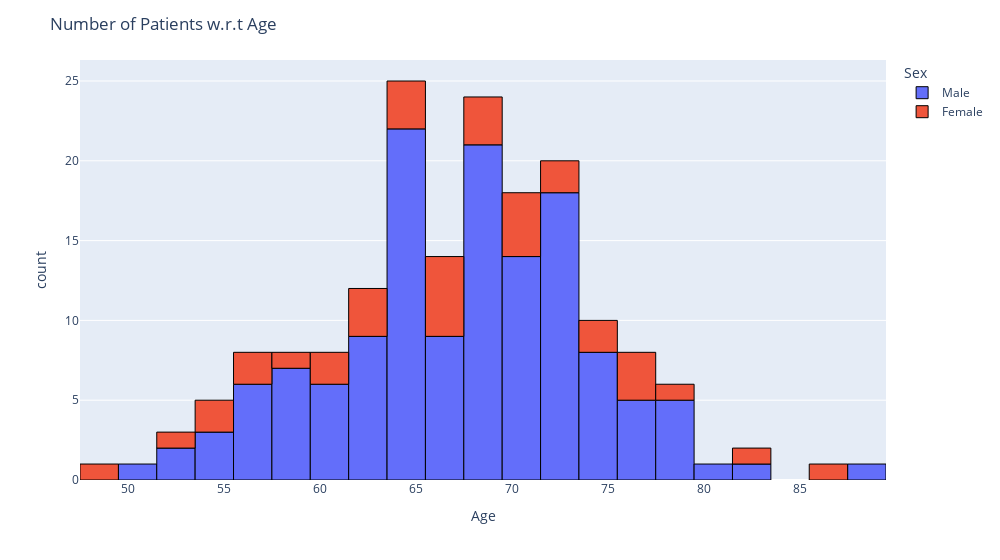

Notebook cell for this chart:
### Code cell
import plotly.express as px

fig=px.histogram(statdf,x='Age',color='Sex')
fig.update_layout(
    title='Number of Patients w.r.t Age',
    width=1000,
)
fig.update_traces(
    marker_line_color='black', marker_line_width=1
)
fig.show()

### Figure 1 — Plotly figure (JSON) as saved in the notebook; plotly's stock layout.template omitted (floating-point values rounded to 4 significant figures; data arrays with more than 128 entries replaced by an {"elided": "..."} marker saying what was removed)
{"data": [{"alignmentgroup": "True", "bingroup": "x", "hovertemplate": "Sex=Male<br>Age=%{x}<br>count=%{y}<extra></extra>", "legendgroup": "Male", "marker": {"color": "#636efa", "line": {"color": "black", "width": 1}}, "name": "Male", "offsetgroup": "Male", "orientation": "v", "showlegend": true, "type": "histogram", "x": {"elided": "139 int values"}, "xaxis": "x", "yaxis": "y"}, {"alignmentgroup": "True", "bingroup": "x", "hovertemplate": "Sex=Female<br>Age=%{x}<br>count=%{y}<extra></extra>", "legendgroup": "Female", "marker": {"color": "#EF553B", "line": {"color": "black", "width": 1}}, "name": "Female", "offsetgroup": "Female", "orientation": "v", "showlegend": true, "type": "histogram", "x": [83, 66, 71, 70, 73, 52, 55, 49, 65, 69, 55, 87, 65, 66, 66, 79, 56, 76, 77, 58, 74, 66, 71, 62, 76, 70, 62, 61, 63, 67, 72, 68, 68, 57, 64, 74, 61], "xaxis": "x", "yaxis": "y"}], "layout": {"barmode": "relative", "legend": {"title": {"text": "Sex"}, "tracegroupgap": 0}, "margin": {"t": 60}, "title": {"text": "Number of Patients w.r.t Age"}, "width": 1000, "xaxis": {"anchor": "y", "domain": [0, 1], "title": {"text": "Age"}}, "yaxis": {"anchor": "x", "domain": [0, 1], "title": {"text": "count"}}}}
